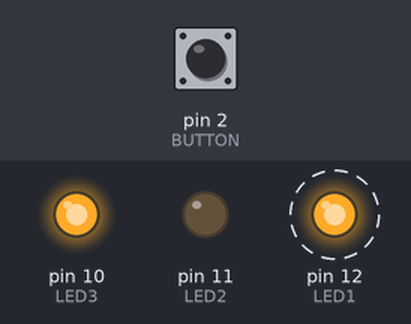
The sketch below on a simulated Arduino Uno, built with avr-gcc and run on an emulated ATmega328P. Shown: output pins drawn as LEDs (lit = HIGH). Dashed ring = blinking. Inputs (shaded band) come from the test bench; at power-on: pin 2 (BUTTON) LOW.

Above: at 1.2 s.
1.3 s: pin 2 (BUTTON) pulled HIGH for 1 s
At 1.96 s:
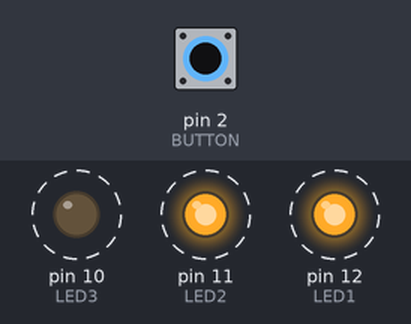
4.3 s: pin 2 (BUTTON) pulled HIGH for 0.15 s
At 6.6 s:
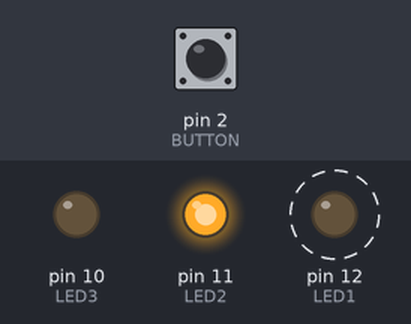
7.4 s: pin 2 (BUTTON) pulled HIGH for 3.2 s
At 12.4 s:
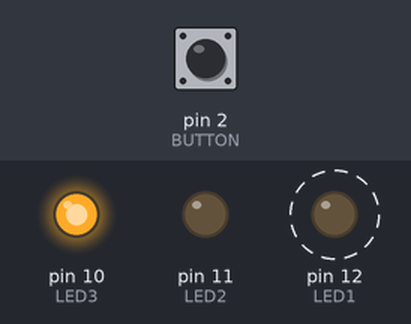
Timing chart, 0 to 18.1 s (numbered marks = the images above; inputs shaded):
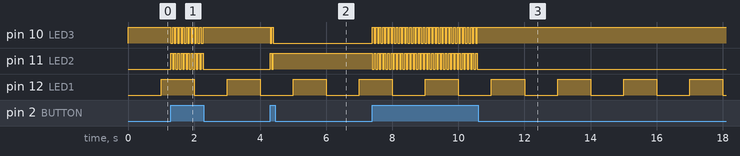

The sketch:

Activity11.ino
```cpp
/*
Jared Barber  - Asignment 11
-----------------------------
Address the 'button bounce' problem by setting a time delay when the button is pressed.
If the button is pressed, toggle LED2 and LED3 on/off. Also, blink LED1 every 1 second.

https://www.tinkercad.com/things/hbDDxiNG6cK-button-bounce
*/

#define LED1 12
#define LED2 11
#define LED3 10
#define BUTTON 2

unsigned long lastButtonPress = millis();
unsigned long lastBlink = millis();
int buttonDelay = 50;
int buttonState = 0;
int led1State = LOW;
int led2State = LOW;

void setup() {
  pinMode(LED1, OUTPUT);
  pinMode(LED2, OUTPUT);
  pinMode(LED3, OUTPUT);
}

void loop() {
  // if button pressed, toggle LED2 and LED3
  unsigned long timeNow = millis();
  if (timeNow - lastButtonPress > buttonDelay){
    int newButtonState = digitalRead(BUTTON);
    if (newButtonState != buttonState){
      led2State = (led2State == HIGH)? LOW : HIGH;
      lastButtonPress = timeNow;
    }
  }

  digitalWrite(LED2, led2State);
  digitalWrite(LED3, !led2State);


  // make LED1 blink every 1 second
  if (millis() - lastBlink > 1000){
    led1State = (led1State == LOW)? HIGH : LOW;
    lastBlink += 1000;
  }

  digitalWrite(LED1, led1State);

}
```

Measured:
- after the input at 1.3 s, pin 10 (LED3): alternates HIGH for 0.05 s and LOW for 0.05 s, 20 changes in all, then stays HIGH, starting at once; pin 11 (LED2): alternates HIGH for 0.05 s and LOW for 0.05 s, 20 changes in all, then stays LOW, starting at once
- after the input at 4.3 s, pin 10 (LED3): HIGH → LOW at once, → HIGH 0.05 s later, → LOW 0.05 s later; pin 11 (LED2): LOW → HIGH at once, → LOW 0.05 s later, → HIGH 0.05 s later
- after the input at 7.4 s, pin 10 (LED3): alternates HIGH for 0.05 s and LOW for 0.05 s, 63 changes in all, then stays HIGH, starting at once; pin 11 (LED2): alternates HIGH for 0.05 s and LOW for 0.05 s, 63 changes in all, then stays LOW, starting at once
- by itself, pin 12 (LED1): alternates HIGH for 1.0 s and LOW for 1.0 s
